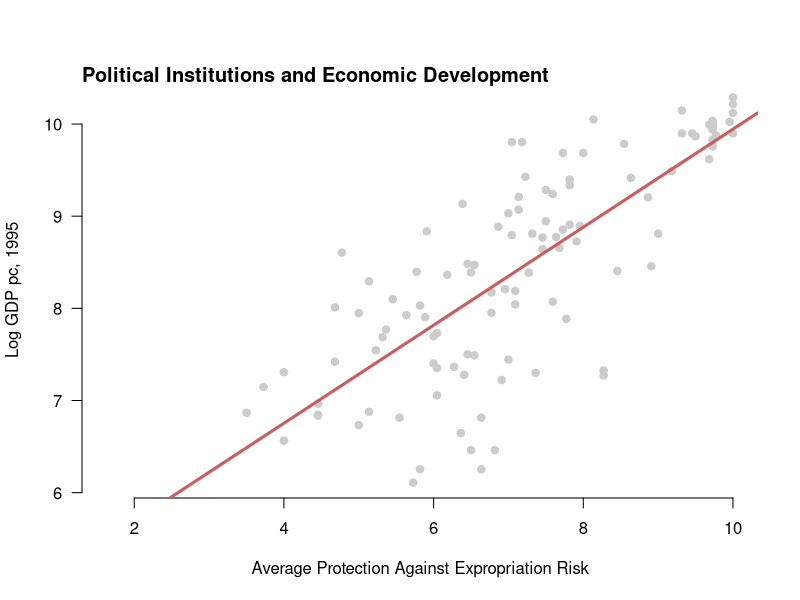
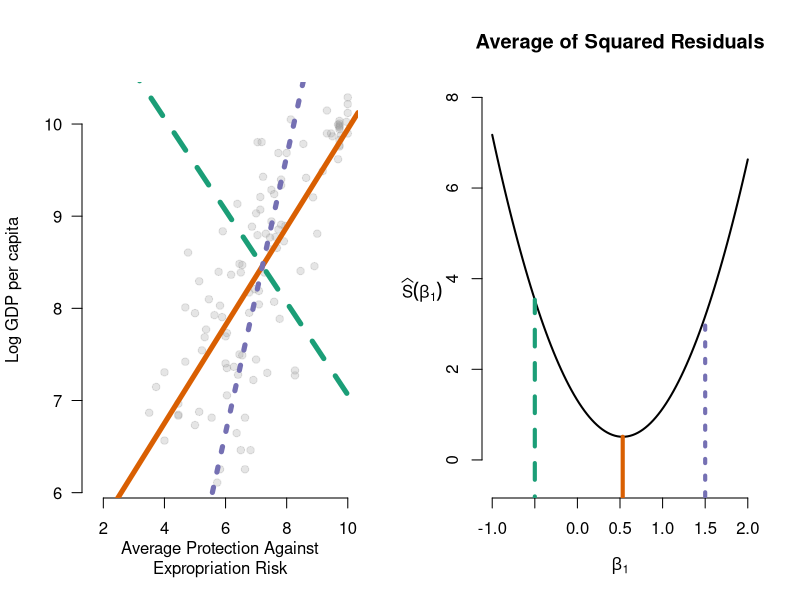
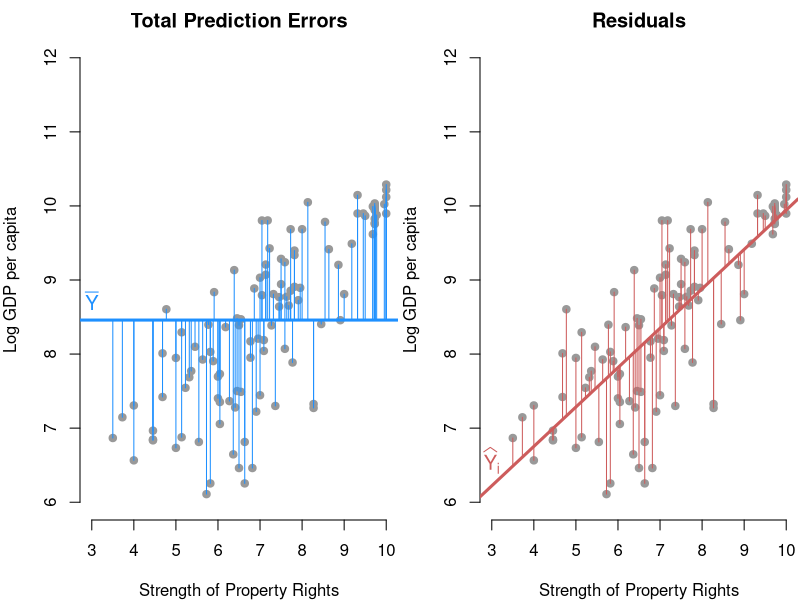
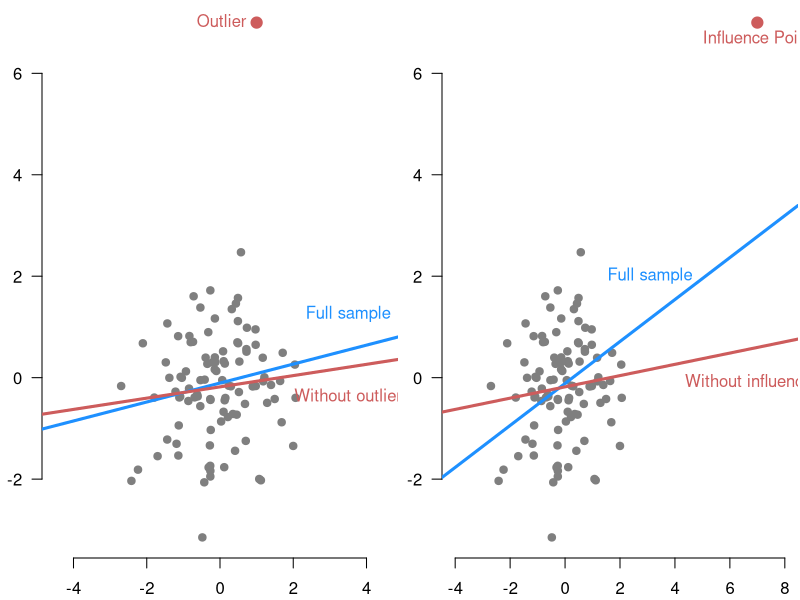

The R source for these figures, in order:
## ---- chunk 1
#| label: fig-ajr-scatter
#| echo: false
#| fig.cap: Relationship between political institutions and economic development from Acemoglu, Johnson, and Robinson (2001).
ajr <- foreign::read.dta("assets/data/ajr.dta") 

mod <- lm(logpgp95 ~ avexpr, data = ajr)

plot(logpgp95 ~ avexpr, data = ajr, pch = 19, col = "grey80",
     bty = "n", las = 1,
     xlab = "Average Protection Against Expropriation Risk",
     ylab = "Log GDP pc, 1995")
title("Political Institutions and Economic Development", adj = 0, line = 0)
abline(mod, lwd = 3, col = "indianred")
## ---- chunk 2
#| label: fig-ssr-comp
#| echo: false
#| fig.cap: Different possible lines and their corresponding sum of squared residuals. 
library(RColorBrewer)
ey2 <- var(mod$model$logpgp95)
exy <- cov(mod$model$logpgp95, mod$model$avexpr)
ex2 <- var(mod$model$avexpr)
ex <- mean(mod$model$avexpr)
ey <- mean(mod$model$logpgp95)
ssr <- function(x) ey2 - 2 * x * exy + x ^ 2 * ex2
par(mfrow = c(1, 2))
plot(ajr$avexpr, ajr$logpgp95,
     xlab = "Average Protection Against\nExpropriation Risk",
     ylab = "Log GDP per capita", pch = 19, bty = "n", col = adjustcolor("grey60", alpha = 0.25 ), las = 1)
slopes <- c(-0.5, coef(mod)[2], 1.5)
cols <- brewer.pal(n = 3, "Dark2")
ltys <- c(2, 1, 3)
for (i in seq_along(slopes)) {
  b1 <- slopes[i]
  b0 <- ey - b1 * ex
  abline(a = b0, b = b1, col = cols[i], lwd = 5, lty = ltys[i])
}

curve(ssr, from = -1, to = 2, ylim = c(-0.5, 8),
      bty = "n", lwd = 2, xlab = expression(beta[1]),
      ylab = "")
mtext(side = 2, line = 2, expression(widehat(S)(beta[1])), las = 1)
title("Average of Squared Residuals")
for (i in seq_along(slopes)) {
  b1 <- slopes[i]
  b0 <- ey - b1 * ex
  segments(x0 = b1, y0 = -10, y1 = ssr(b1), lwd = 4, col = cols[i], lty = ltys[i])
}
## ---- chunk 3
#| label: fig-ssr-vs-tss
#| echo: false
#| fig.cap: Total sum of squares vs. the sum of squared residuals.
par(mfrow = c(1, 2), mar = c(4,4, 2, 0.1))
ajr.mod <- lm(logpgp95 ~ avexpr, data = ajr)
ajr.dat <- model.frame(ajr.mod, data =ajr)
plot(ajr$avexpr, ajr$logpgp95, xlab = "Strength of Property Rights", ylab = "Log GDP per capita", pch = 19, bty = "n", xlim = c(3,10), ylim = c(6,12), col = "grey60", main = "Total Prediction Errors")
abline(h=mean(ajr.dat$logpgp95, na.rm = TRUE), col = "dodgerblue", lwd = 3)
segments(x0=ajr.dat$avexpr, y0=ajr.dat$logpgp95, y1=mean(ajr.dat$logpgp95), col = "dodgerblue")
text(x = 3, y = mean(ajr.dat$logpgp95), expression(bar(Y)), col = "dodgerblue", pos = 3, cex = 1.2)
plot(ajr$avexpr, ajr$logpgp95, xlab = "Strength of Property Rights", ylab = "Log GDP per capita", pch = 19, bty = "n", xlim = c(3,10), ylim = c(6,12), col = "grey60", main = "Residuals")
abline(ajr.mod, col = "indianred", lwd = 3)
segments(x0=ajr.dat$avexpr, y0 = ajr.dat$logpgp95, y1 = ajr.mod$fitted, col = "indianred")
text(x = 3, y = 6.25, expression(widehat(Y)[i]), col = "indianred", pos = 3, cex = 1.2)
## ---- chunk 4
#| label: fig-outlier
#| echo: false
#| fig.cap: An example of an outlier.

set.seed(02138)
x <- rnorm(100, 0, 1)
y <- 0.2 * x + rnorm(100, 0, 1)
x <- c(x, 1)
y <- c(y, 7)
par(mar = c(2.1, 2.1, 0.1, 0.1))
plot(x,y, pch = 19, col = ifelse(1:101 != 101, "grey50", "indianred"),xlab="",ylab="",
     cex = ifelse(1:101 != 101, 1, 1.5), bty = "n", las = 1, xlim = c(-4.5, 4.5))
abline(lm(y~x), col = "dodgerblue", lwd = 3)
abline(lm(y[1:100] ~ x[1:100]), col = "indianred", lwd = 3)
text(3.5, -0.35, "Without outlier", col = "indianred")
text(3.5, 1.25, "Full sample", col = "dodgerblue")
text(1, 7, "Outlier", pos = 2, col = "indianred")
## ---- chunk 5
#| label: fig-influence
#| echo: false
#| fig.cap: An example of an influence point.
set.seed(02138)
x <- rnorm(100, 0, 1)
y <- 0.2 * x + rnorm(100, 0, 1)
x <- c(x, 7)
y <- c(y, 7)
par(mar = c(2.1, 2.1, 0.1, 0.1))
plot(x,y, pch = 19, col = ifelse(1:101 != 101, "grey50", "indianred"),
     cex = ifelse(1:101 != 101, 1, 1.5), bty = "n", las = 1, xlim = c(-4,8))
abline(lm(y~x), col = "dodgerblue", lwd = 3)
abline(lm(y[1:100] ~ x[1:100]), col = "indianred", lwd = 3)
text(4, -0.1, "Without influence point", pos = 4, col = "indianred")
text(5, 2, "Full sample", pos = 2, col = "dodgerblue")
text(7, 7, "Influence Point", pos = 1, col = "indianred")
